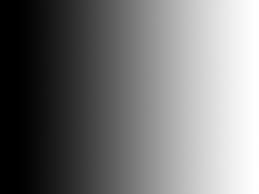
#> input picture image4labs/gradient.jpeg, 259 x 194 px
$ jupyter execute Thresholding.ipynb
#> lines starting #> are read from the running program, lines starting #| are printed output that depends on the picture; after the words box and inside, x2 and y2 are one past the last pixel; in counts of white or black regions, pixels touching at a corner belong together
[cell 1]
gradient = "../../image4labs/gradient.jpeg"
messi = "../../image4labs/messi.jpg"
white_noise = "../../image4labs/White-noise.png"

[cell 2]
import cv2 as cv
import numpy as np
from matplotlib import pyplot as plt
img = cv.imread(gradient, cv.IMREAD_GRAYSCALE)
#> img is the input picture: shape (194, 259); min 0, max 255, mean 119.1
assert img is not None, "file could not be read, check with os.path.exists()"
ret, thresh1 = cv.threshold(img, 127, 255, cv.THRESH_BINARY)
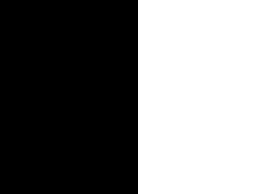
#> thresh1: shape (194, 259); 46.7% white; 1 white region, box (x1, y1, x2, y2) and area: (138, 0, 259, 194) 23474
ret, thresh2 = cv.threshold(img, 127, 255, cv.THRESH_BINARY_INV)
ret, thresh3 = cv.threshold(img, 127, 255, cv.THRESH_TRUNC)
ret, thresh4 = cv.threshold(img, 127, 255, cv.THRESH_TOZERO)
ret, thresh5 = cv.threshold(img, 127, 255, cv.THRESH_TOZERO_INV)
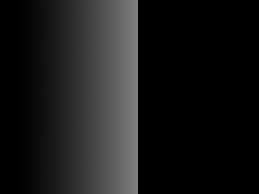
#> thresh5: shape (194, 259); min 0, max 127, mean 25.3
titles = ['Original Image', 'BINARY',
          'BINARY_INV', 'TRUNC', 'TOZERO', 'TOZERO_INV']
images = [img, thresh1, thresh2, thresh3, thresh4, thresh5]
for i in range(6):
    plt.subplot(2, 3, i+1), plt.imshow(images[i], 'gray', vmin=0, vmax=255)
    plt.title(titles[i])
    plt.xticks([]), plt.yticks([])
plt.show()

[cell 3]
import cv2 as cv
import numpy as np
from matplotlib import pyplot as plt
img = cv.imread(messi, cv.IMREAD_GRAYSCALE)
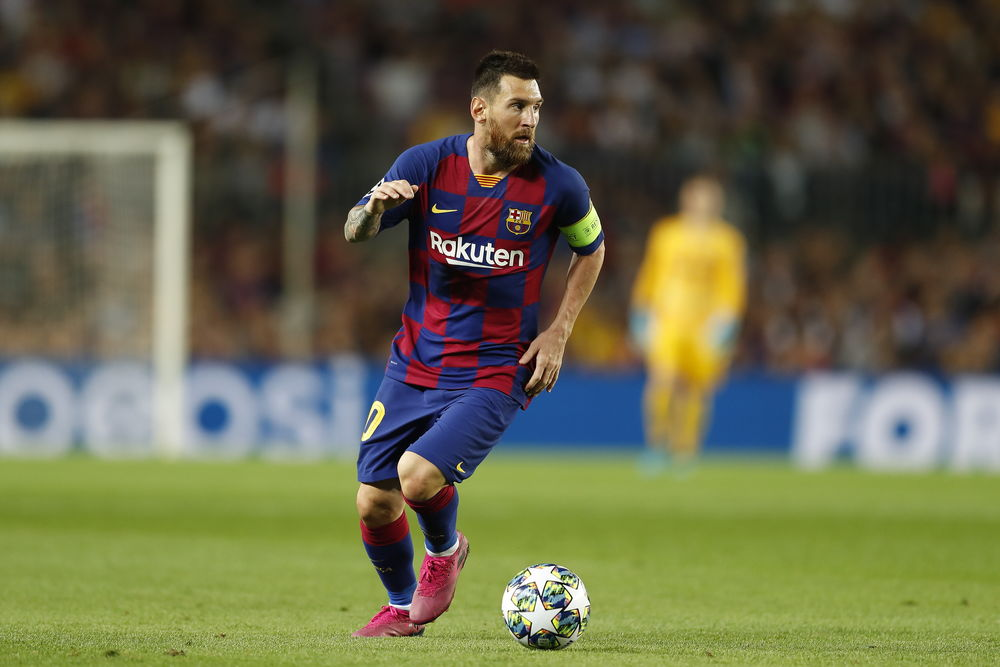
#> input picture image4labs/messi.jpg, 1000 x 667 px
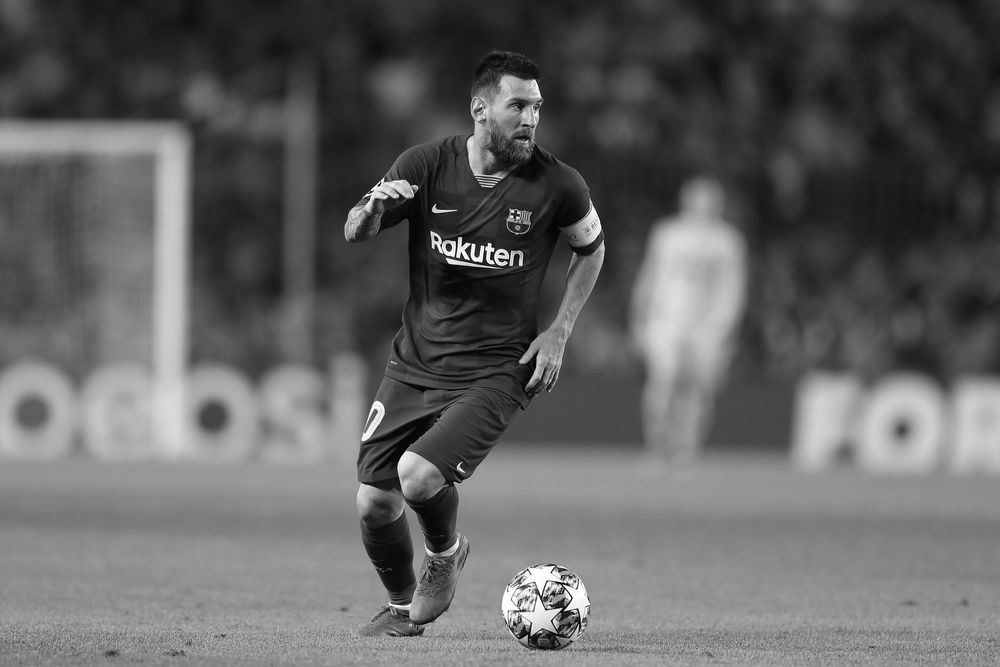
#> img: shape (667, 1000); min 0, max 255, mean 98
assert img is not None, "file could not be read, check with os.path.exists()"
img = cv.medianBlur(img, 5)
ret, th1 = cv.threshold(img, 127, 255, cv.THRESH_BINARY)
#> th1: shape (667, 1000); 40% white; 35 white regions (13 under 20 px), largest, box (x1, y1, x2, y2) and area: (0, 124, 1000, 667) 257250, (467, 76, 541, 177) 2496, (520, 281, 587, 385) 1953
th2 = cv.adaptiveThreshold(img, 255, cv.ADAPTIVE_THRESH_MEAN_C,
                           cv.THRESH_BINARY, 11, 2)
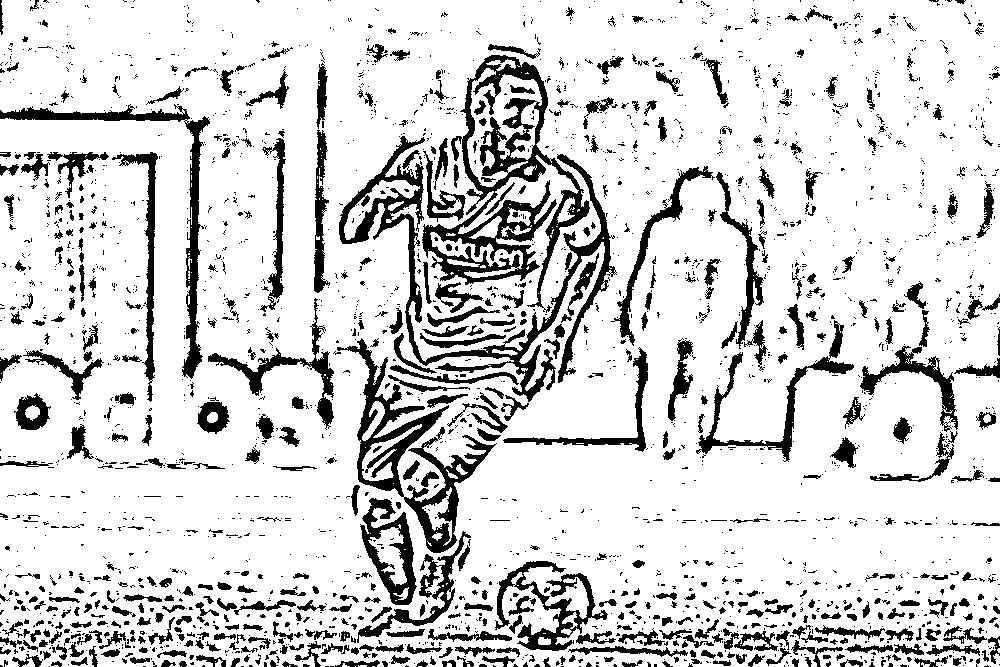
#> th2: shape (667, 1000); 83.7% white; 2699 black regions (2137 under 20 px), largest, box (x1, y1, x2, y2) and area: (422, 55, 590, 313) 10768, (339, 136, 617, 402) 8779, (337, 338, 497, 553) 6687
th3 = cv.adaptiveThreshold(img, 255, cv.ADAPTIVE_THRESH_GAUSSIAN_C,
                           cv.THRESH_BINARY, 11, 2)
#> th3: shape (667, 1000); 91.4% white; 2820 black regions (2467 under 20 px), largest, box (x1, y1, x2, y2) and area: (423, 64, 556, 273) 5566, (357, 357, 497, 553) 4582, (435, 154, 610, 400) 3193
titles = ['Original Image', 'Global Thresholding (v = 127)',
          'Adaptive Mean Thresholding', 'Adaptive Gaussian Thresholding']
images = [img, th1, th2, th3]
for i in range(4):
    plt.subplot(2, 2, i+1), plt.imshow(images[i], 'gray')
    plt.title(titles[i])
    plt.xticks([]), plt.yticks([])
plt.show()

[cell 4]
import cv2 as cv
import numpy as np
from matplotlib import pyplot as plt
img = cv.imread(white_noise, cv.IMREAD_GRAYSCALE)
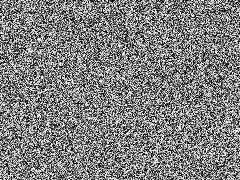
#> input picture image4labs/White-noise.png, 240 x 180 px
#> img is the input picture: shape (180, 240); min 0, max 255, mean 127.4
assert img is not None, "file could not be read, check with os.path.exists()"
# global thresholding
ret1, th1 = cv.threshold(img, 127, 255, cv.THRESH_BINARY)
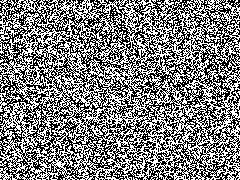
#> th1: shape (180, 240); 50% white; black in thin lines or dots
# Otsu's thresholding
ret2, th2 = cv.threshold(img, 0, 255, cv.THRESH_BINARY+cv.THRESH_OTSU)
#> ret2 = 127
# Otsu's thresholding after Gaussian filtering
blur = cv.GaussianBlur(img, (5, 5), 0)
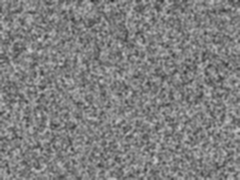
#> blur: shape (180, 240); min 43, max 208, mean 127.4
ret3, th3 = cv.threshold(blur, 0, 255, cv.THRESH_BINARY+cv.THRESH_OTSU)
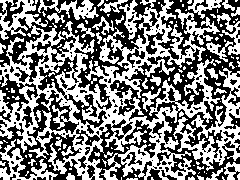
#> th3: shape (180, 240); 49.7% white; 152 white regions (115 under 20 px), largest, box (x1, y1, x2, y2) and area: (0, 0, 220, 180) 14999, (173, 68, 240, 171) 2044, (0, 139, 58, 180) 713
#> ret3 = 127
# plot all the images and their histograms
images = [img, 0, th1,
          img, 0, th2,
          blur, 0, th3]
titles = ['Original Noisy Image', 'Histogram', 'Global Thresholding (v=127)',
          'Original Noisy Image', 'Histogram', "Otsu's Thresholding",
          'Gaussian filtered Image', 'Histogram', "Otsu's Thresholding"]
for i in range(3):
    plt.subplot(3, 3, i*3+1), plt.imshow(images[i*3], 'gray')
    plt.title(titles[i*3]), plt.xticks([]), plt.yticks([])
    plt.subplot(3, 3, i*3+2), plt.hist(images[i*3].ravel(), 256)
    plt.title(titles[i*3+1]), plt.xticks([]), plt.yticks([])
    plt.subplot(3, 3, i*3+3), plt.imshow(images[i*3+2], 'gray')
    plt.title(titles[i*3+2]), plt.xticks([]), plt.yticks([])
plt.show()
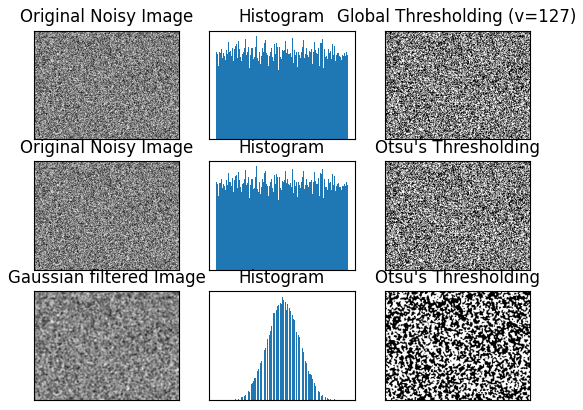
#> figure drawn by matplotlib, 9 panels

[cell 5]
img = cv.imread(white_noise, cv.IMREAD_GRAYSCALE)
assert img is not None, "file could not be read, check with os.path.exists()"
blur = cv.GaussianBlur(img, (5, 5), 0)
# find normalized_histogram, and its cumulative distribution function
hist = cv.calcHist([blur], [0], None, [256], [0, 256])
#> hist = 256 values, max 890 at index 126, min 0 at index 0, mean 168.8
hist_norm = hist.ravel()/hist.sum()
#> hist_norm = 256 values, max 0.0206 at index 126, min 0 at index 0, mean 0.00391
Q = hist_norm.cumsum()
#> Q = 256 values from 0 to 1
bins = np.arange(256)
fn_min = np.inf
thresh = -1
for i in range(1, 256):
    p1, p2 = np.hsplit(hist_norm, [i])  # probabilities
    q1, q2 = Q[i], Q[255]-Q[i]  # cum sum of classes
    if q1 < 1.e-6 or q2 < 1.e-6:
        continue
    b1, b2 = np.hsplit(bins, [i])  # weights
    # finding means and variances
    m1, m2 = np.sum(p1*b1)/q1, np.sum(p2*b2)/q2
    v1, v2 = np.sum(((b1-m1)**2)*p1)/q1, np.sum(((b2-m2)**2)*p2)/q2
    # calculates the minimization function
    fn = v1*q1 + v2*q2
    if fn < fn_min:
        fn_min = fn
        thresh = i
#> this loop made 255 passes
#> (q1, q2, m1, m2, v1, v2, fn, fn_min) on passes 43, 44, 45, 49, 55, 56, 59, 60, 61, 62, 63, 64: (2.31e-05, 1, 0, 127.4, 0, 401.1, 401.1, 401.1), (2.31e-05, 1, 43, 127.4, 0, 401, 400.9, 400.9), (2.31e-05, 1, 43, 127.4, 0, 401, 400.9, 400.9), (4.63e-05, 1, 45.5, 127.4, 6.25, 400.8, 400.8, 400.8), (0.000116, 1, 39.8, 127.4, 96.15, 400.6, 400.6, 400.6), (0.000116, 1, 50.8, 127.4, 21.36, 400.5, 400.4, 400.4), (0.000208, 1, 41.11, 127.4, 127.4, 400.3, 400.2, 400.2), (0.000255, 1, 44.36, 127.4, 101.3, 400.1, 400, 400), (0.000301, 1, 46.77, 127.4, 83.81, 399.9, 399.8, 399.8), (0.000347, 1, 48.67, 127.4, 71.9, 399.7, 399.6, 399.6), (0.000486, 1, 40.67, 127.5, 208.5, 399.6, 399.5, 399.5), (0.000556, 0.999, 51.33, 127.5, 70.67, 399, 398.8, 398.8)
#> (q1, q2) on passes 17 to 22: (0, 1), (0, 1), (0, 1), (0, 1), (0, 1), (0, 1)
#> after the loop, fn_min = 167.6; thresh = 129
# find otsu's threshold value with OpenCV function
ret, otsu = cv.threshold(blur, 0, 255, cv.THRESH_BINARY+cv.THRESH_OTSU)
#> ret = 127
print("{} {}".format(thresh, ret))
#| 129 127.0
